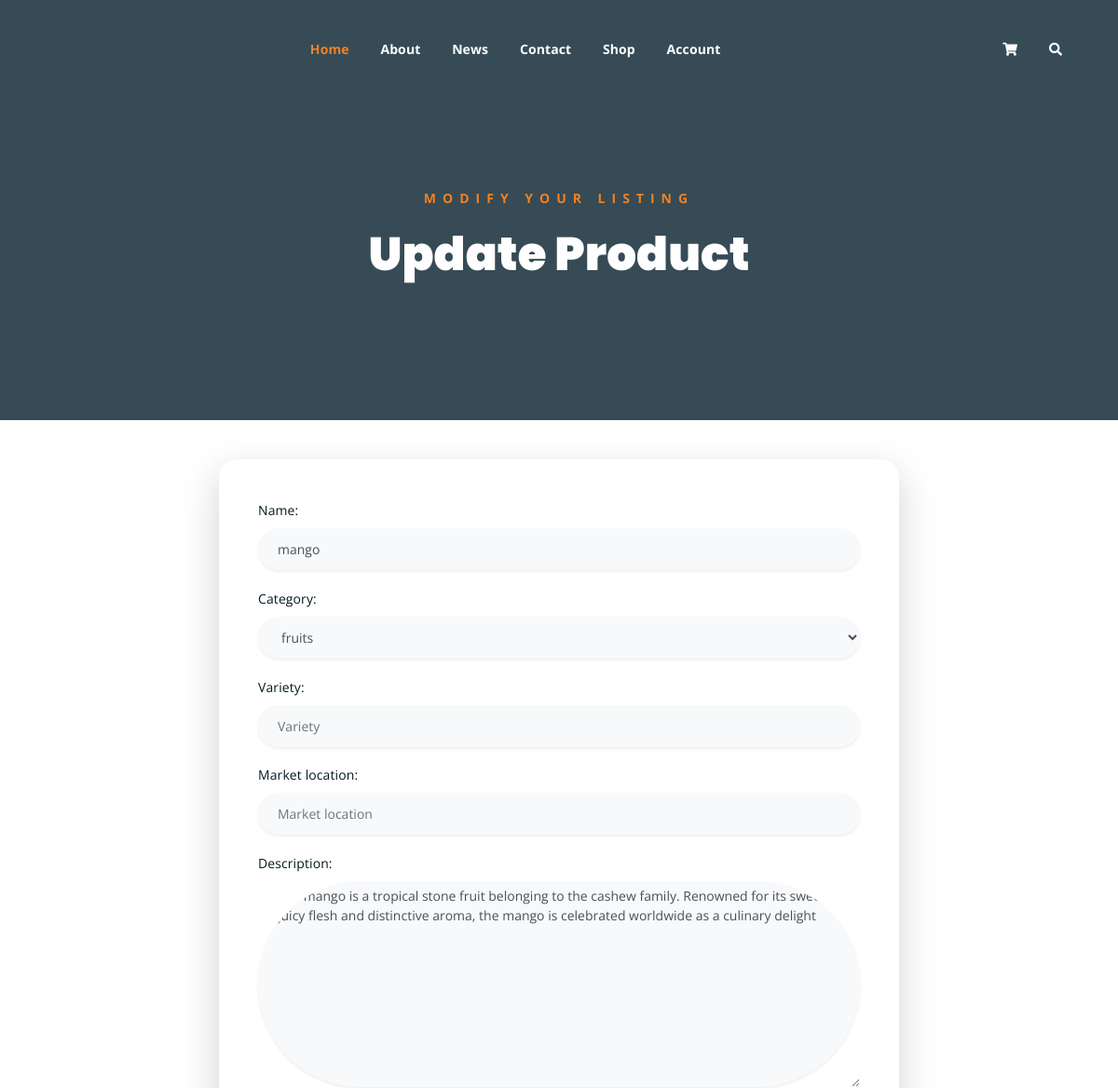
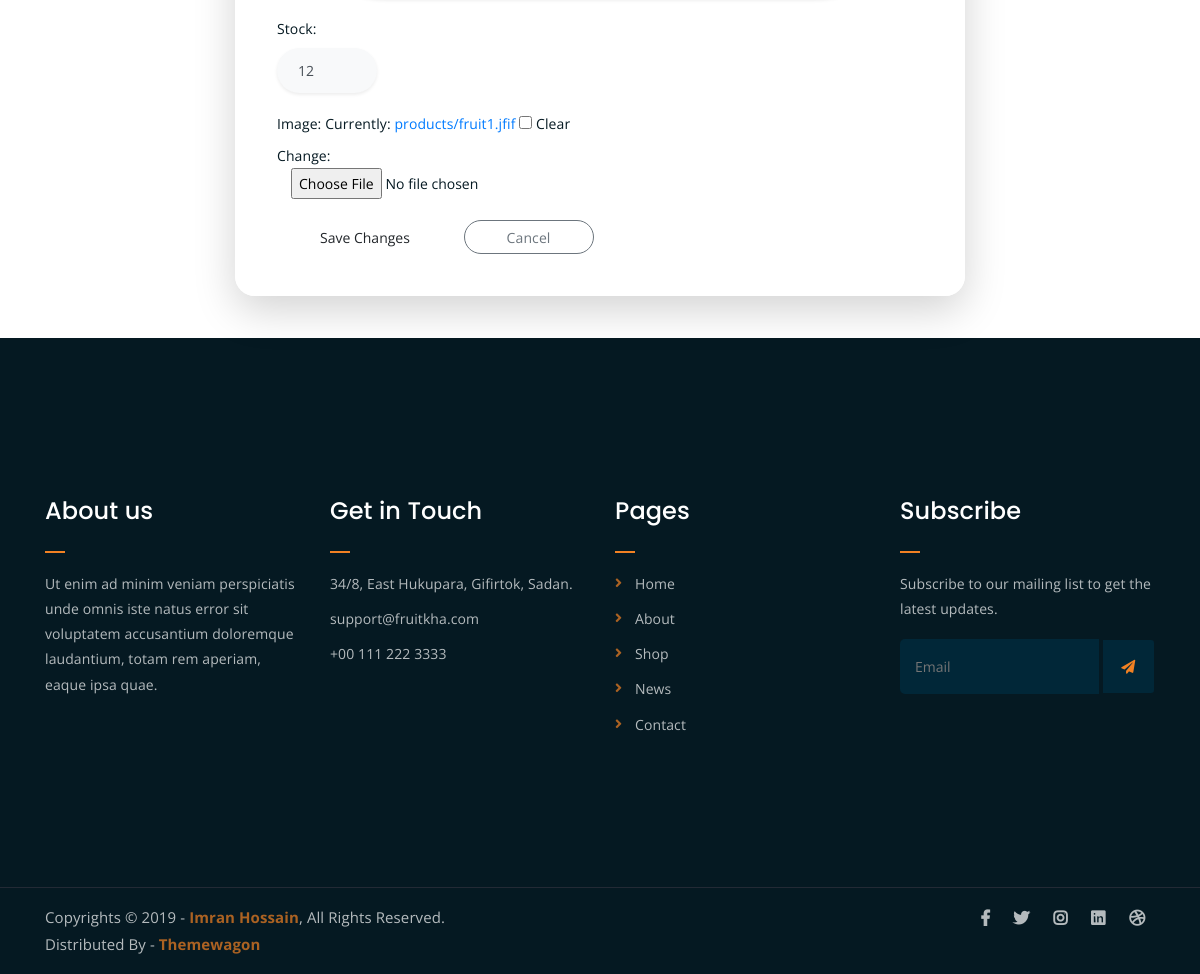
Screenshot of /dashboard/update/8/ (signed in) with the database file from the repository (2 pictures, top to bottom).
### shop/models.py (models this page shows, shortened)
class Product(models.Model):
    farmer = models.ForeignKey(settings.AUTH_USER_MODEL, on_delete=models.CASCADE, related_name='products', null=True, blank=True)
    name = models.CharField(max_length=100)
    category = models.ForeignKey(Category, on_delete=models.SET_NULL, null=True, related_name='products')
    variety = models.CharField(max_length=120, blank=True, default='')
    market_location = models.CharField(max_length=120, blank=True, default='')
    price = models.DecimalField(max_digits=10, decimal_places=2)
    description = models.TextField()
    stock = models.IntegerField()
    image = models.ImageField(upload_to='products/', blank=True, null=True)
    quality_grade = models.CharField(max_length=1, choices=[('A', 'Grade A'), ('B', 'Grade B'), ('C', 'Grade C')], null=True, blank=True)
    quality_confidence = models.DecimalField(max_digits=5, decimal_places=2, null=True, blank=True)
    price_source = models.ForeignKey(MarketPrice, on_delete=models.SET_NULL, null=True, blank=True, related_name='priced_products')
    priced_at = models.DateTimeField(null=True, blank=True)
    created_at = models.DateTimeField(auto_now_add=True)

class Category(models.Model):
    name = models.CharField(max_length=100, unique=True)
    slug = models.SlugField(max_length=100, unique=True, blank=True)
    def __str__(self):
        return self.name

### shop/views.py (the view)
# urls.py: path('dashboard/update/<int:pk>/', views.update_product, name='update_product'),
@login_required
def update_product(request, pk):
    product = get_object_or_404(Product, pk=pk)
    if request.user != product.farmer:
        raise PermissionDenied
    if request.method == 'POST':
        form = ProductForm(request.POST, request.FILES, instance=product)
        if form.is_valid():
            updated_product = form.save(commit=False)
            try:
                updated_product.apply_market_price(strict=True)
            except ValidationError as exc:
                form.add_error(None, str(exc))
            else:
                should_run_quality = (
                    updated_product.is_wheat_commodity and
                    updated_product.image and
                    (
                        'image' in form.changed_data or
                        'category' in form.changed_data or
                        not updated_product.quality_grade
                    )
                )
                if should_run_quality:
                    try:
                        grade, confidence = assess_wheat_quality(updated_product.image)
                    except ValueError:
                        updated_product.quality_grade = None
                        updated_product.quality_confidence = None
                        messages.warning(request, 'Wheat quality assessment failed. Please upload a valid image and try again.')
                    else:
                        updated_product.quality_grade = grade
                        updated_product.quality_confidence = confidence
                        if grade in ALLOWED_QUALITY_GRADES:
                            messages.info(request, f'Wheat quality: Grade {grade} ({confidence}%).')
                elif not updated_product.is_wheat_commodity:
                    updated_product.quality_grade = None
                    updated_product.quality_confidence = None
                updated_product.save(allow_quality_override=should_run_quality)
                messages.success(request, f'Product "{updated_product.name}" updated with latest market price.')
                return redirect('farmer_dashboard')
    else:
        form = ProductForm(instance=product)
    return render(request, 'update_product.html', {'form': form, 'product': product})

### shop/forms.py
class ProductForm(forms.ModelForm):
    class Meta:
        model = Product
        fields = ['name', 'category', 'variety', 'market_location', 'description', 'stock', 'image']
    def __init__(self, *args, **kwargs):
        super().__init__(*args, **kwargs)
        self.fields['market_location'].required = True
        for name, field in self.fields.items():
            if name != 'image':
                field.widget.attrs.update({
                    'class': 'form-control rounded-pill border-0 shadow-sm px-4 bg-light',
                    'placeholder': field.label,
                    'style': 'height: 45px;' if name != 'description' else ''
                })
            else:
                field.widget.attrs.update({'class': 'form-control-file ml-3'})

### templates/update_product.html (shortened to what this page needs)
{% extends 'base.html' %}
{% block content %}
<div class="breadcrumb-section breadcrumb-bg">
    <div class="container">
        <div class="row">
            <div class="col-lg-8 offset-lg-2 text-center">
                <div class="breadcrumb-text">
                    <p>Modify your listing</p>
                    <h1>Update Product</h1>
                </div>
            </div>
        </div>
    </div>
</div>
<div class="container my-5">
    <div class="row justify-content-center">
        <div class="col-md-8">
            <div class="card border-0 shadow-lg p-5" style="border-radius: 20px; background: rgba(255,255,255,0.9);">
                <form method="post" enctype="multipart/form-data">
                    {{ form.as_p }}
                    <div class="mt-4">
                        <button type="submit" class="btn boxed-btn rounded-pill px-5">Save Changes</button>
                        <a href="{% url 'farmer_dashboard' %}" class="btn btn-outline-secondary rounded-pill px-5 ml-2">Cancel</a>
                    </div>
                </form>
            </div>
        </div>
    </div>
</div>
{% endblock %}

### statics/assets/css/main.css (style rules this page uses)
html { font-size: 14px; font-weight: 400; line-height: 28px; height: 100%; }
body { font-family: "Open Sans", sans-serif; font-weight: 400; font-size: 1rem; letter-spacing: 0.1px; line-height: 1.8; color: #051922; overflow-x: hidden; }
a { cursor: pointer; text-decoration: none; -webkit-transition: all 0.2s ease-in-out; -o-transition: all 0.2s ease-in-out; transition: all 0.2s ease-in-out; }
h1, .h1, h2, .h2, h3, .h3, h4, .h4, h5, .h5, h6, .h6 { font-family: "Poppins", sans-serif; font-weight: 700; margin: 0 0 1.25rem 0; color: #051922; }
h1:last-child, .h1:last-child, h2:last-child, .h2:last-child, h3:last-child, .h3:last-child, h4:last-child, .h4:last-child, h5:last-child, .h5:last-child, h6:last-child, .h6:last-child { margin: 0; }
h1, .h1 { font-size: 4rem; font-weight: 700; line-height: 4rem; }
p { font-family: "Open Sans", sans-serif; font-weight: 400; font-size: 1rem; letter-spacing: 0.1px; line-height: 1.8; color: #051922; margin: 0 0 1.25rem 0; }
.breadcrumb-bg { background-image: url(../img/breadcrumb-bg.jpg); }
.breadcrumb-text p { color: #F28123; font-weight: 700; text-transform: uppercase; letter-spacing: 7px; }
.breadcrumb-text h1 { font-size: 50px; font-weight: 900; color: #fff; margin: 0; margin-top: 20px; }
.breadcrumb-section { padding: 150px 0; background-size: cover; background-position: center center; position: relative; z-index: 1; background-attachment: fixed; padding-top: 200px; }
.breadcrumb-section:after { position: absolute; left: 0; top: 0; width: 100%; height: 100%; content: ""; background-color: #07212e; z-index: -1; opacity: 0.8; }
html, body { height: 100%; }
input[type="number"] { border: 1px solid #ddd; border-radius: 5px; padding: 10px; width: 100px; margin-bottom: 15px; }

### rows the page displays
Product: name "mango", category "fruits", description "The mango is a tropical stone fruit belonging to the cashew family. Renowned for its sweet, juicy flesh and distinctive aroma, the mango is celebrated worldwide as a culinary delight", stock "12"
